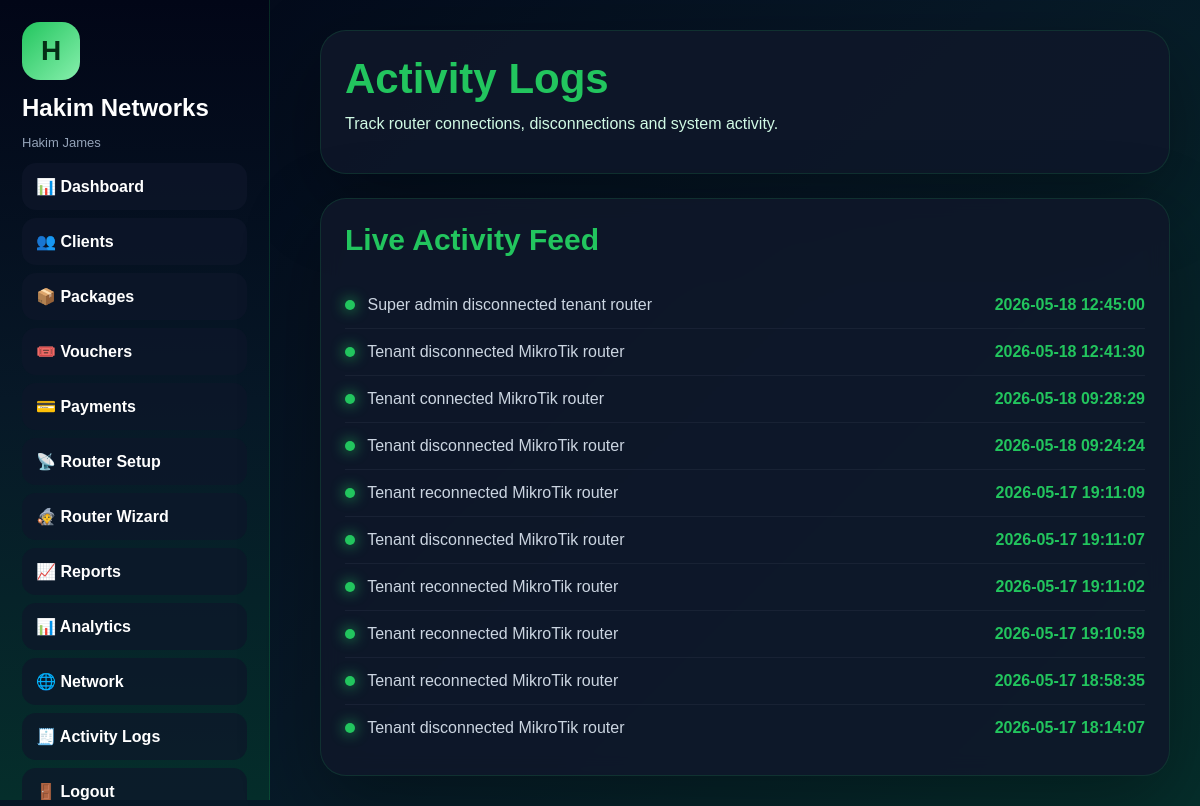
Page /tenant/tenant_activity.php (signed in) on the committed database.
### tables this page shows
CREATE TABLE `tenant_router_logs` (
  `id` int NOT NULL AUTO_INCREMENT,
  `company_id` int DEFAULT NULL,
  `action_type` varchar(50) DEFAULT NULL,
  `router_ip` varchar(120) DEFAULT NULL,
  `message` text,
  `created_at` timestamp NULL DEFAULT CURRENT_TIMESTAMP,
  PRIMARY KEY (`id`)
);

### tenant/tenant_activity.php (the view, shortened to what this page needs)
<?php
require_once __DIR__ . '/../config/database.php';
$companyId = $_SESSION["tenant_company_id"];
$logs = $pdo->prepare("
SELECT * FROM tenant_router_logs
WHERE company_id=?
ORDER BY id DESC
LIMIT 50
");
$logs->execute([$companyId]);
$items=$logs->fetchAll(PDO::FETCH_ASSOC);
?>
<!DOCTYPE html>
<html>
<head><title>Activity Logs</title><meta name="viewport" content="width=device-width, initial-scale=1.0"><link rel="stylesheet" href="/mhakim-billing-system/tenant/assets/pro.css">
</head>
<body>
<?php include __DIR__ . "/tenant_layout.php"; ?>
<div class="main">
<div class="hero">
<h1>Activity Logs</h1>
<p>Track router connections, disconnections and system activity.</p>
</div>
<div class="panel" style="margin-top:24px;">
<h2>Live Activity Feed</h2>
<?php foreach($items as $log): ?>
<div class="activity">
<div>
<span class="live-dot"></span>
<span><?php echo htmlspecialchars($log["message"]); ?></span>
</div>
<div>
<strong><?php echo htmlspecialchars($log["created_at"]); ?></strong>
</div>
</div>
<?php endforeach; ?>
</div>
</div>
</body>
</html>

### tenant/assets/pro.css (style rules this page uses)
body { background: radial-gradient(circle at top left,#064e3b 0%,#020617 45%), #020617; color:white; font-family:Inter,Arial,sans-serif; }
.main { padding:28px; }
.hero { background:linear-gradient(135deg,#0f172a,#052e2b); border:1px solid rgba(34,197,94,.18); padding:26px; border-radius:28px; margin-bottom:22px; box-shadow:0 10px 40px rgba(0,0,0,.35); }
.hero h1 { margin:0; font-size:42px; color:#22c55e; }
.hero p { color:#d1fae5; margin-top:12px; }
.card,.panel { background:rgba(15,23,42,.82); border:1px solid rgba(34,197,94,.14); border-radius:24px; padding:24px; box-shadow:0 8px 30px rgba(0,0,0,.25); backdrop-filter:blur(10px); }
.panel h2 { margin-top:0; color:#22c55e; font-size:30px; }
.activity { display:flex; justify-content:space-between; align-items:center; padding:14px 0; border-bottom:1px solid rgba(148,163,184,.08); }
.activity:last-child { border-bottom:0; }
.activity span { color:#cbd5e1; }
.activity strong { color:#22c55e; }
.live-dot { width:10px; height:10px; border-radius:50%; background:#22c55e; display:inline-block; margin-right:8px; box-shadow:0 0 14px #22c55e; }

### tenant/tenant_layout.php (style rules this page uses)
* { box-sizing:border-box }
body { margin:0;font-family:Arial,sans-serif;background:linear-gradient(135deg,#020617,#071827,#052e2b);color:white }
.main { margin-left:290px;padding:30px }
.hero,.card,.panel { background:rgba(15,23,42,.88);border:1px solid rgba(34,197,94,.15);border-radius:26px;padding:24px;box-shadow:0 25px 80px rgba(0,0,0,.32) }
.hero h1,.panel h2 { color:#22c55e;margin-top:0 }

### rows in the picture
tenant_router_logs: message "Super admin disconnected tenant router", created_at "2026-05-18 12:45:00"
tenant_router_logs: message "Tenant disconnected MikroTik router", created_at "2026-05-18 12:41:30"
tenant_router_logs: message "Tenant connected MikroTik router", created_at "2026-05-18 09:28:29"
tenant_router_logs: message "Tenant disconnected MikroTik router", created_at "2026-05-18 09:24:24"
tenant_router_logs: message "Tenant reconnected MikroTik router", created_at "2026-05-17 19:11:09"
tenant_router_logs: message "Tenant disconnected MikroTik router", created_at "2026-05-17 19:11:07"
tenant_router_logs: message "Tenant reconnected MikroTik router", created_at "2026-05-17 19:11:02"
tenant_router_logs: message "Tenant reconnected MikroTik router", created_at "2026-05-17 19:10:59"
tenant_router_logs: message "Tenant reconnected MikroTik router", created_at "2026-05-17 18:58:35"
tenant_router_logs: message "Tenant disconnected MikroTik router", created_at "2026-05-17 18:14:07"

### other values in the picture
$name "Hakim James"
